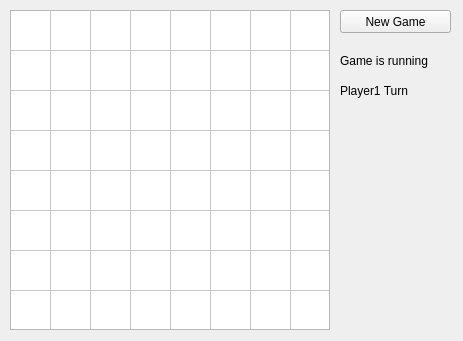
<?xml version="1.0" encoding="UTF-8"?>
<ui version="4.0">
 <class>MainWindow</class>
 <widget class="QMainWindow" name="MainWindow">
  <property name="geometry">
   <rect>
    <x>0</x>
    <y>0</y>
    <width>463</width>
    <height>341</height>
   </rect>
  </property>
  <property name="windowTitle">
   <string>The 4</string>
  </property>
  <widget class="QWidget" name="centralWidget">
   <widget class="QTableWidget" name="tableWidget">
    <property name="geometry">
     <rect>
      <x>10</x>
      <y>10</y>
      <width>320</width>
      <height>320</height>
     </rect>
    </property>
    <property name="sizePolicy">
     <sizepolicy hsizetype="Maximum" vsizetype="Maximum">
      <horstretch>0</horstretch>
      <verstretch>0</verstretch>
     </sizepolicy>
    </property>
    <property name="verticalScrollBarPolicy">
     <enum>Qt::ScrollBarAlwaysOff</enum>
    </property>
    <property name="horizontalScrollBarPolicy">
     <enum>Qt::ScrollBarAlwaysOff</enum>
    </property>
    <property name="autoScroll">
     <bool>false</bool>
    </property>
    <property name="editTriggers">
     <set>QAbstractItemView::NoEditTriggers</set>
    </property>
    <property name="dragDropOverwriteMode">
     <bool>false</bool>
    </property>
    <property name="selectionMode">
     <enum>QAbstractItemView::NoSelection</enum>
    </property>
    <property name="selectionBehavior">
     <enum>QAbstractItemView::SelectColumns</enum>
    </property>
    <property name="rowCount">
     <number>8</number>
    </property>
    <property name="columnCount">
     <number>8</number>
    </property>
    <attribute name="horizontalHeaderVisible">
     <bool>false</bool>
    </attribute>
    <attribute name="horizontalHeaderMinimumSectionSize">
     <number>40</number>
    </attribute>
    <attribute name="horizontalHeaderDefaultSectionSize">
     <number>40</number>
    </attribute>
    <attribute name="horizontalHeaderHighlightSections">
     <bool>true</bool>
    </attribute>
    <attribute name="verticalHeaderVisible">
     <bool>false</bool>
    </attribute>
    <attribute name="verticalHeaderDefaultSectionSize">
     <number>40</number>
    </attribute>
    <row/>
    <row/>
    <row/>
    <row/>
    <row/>
    <row/>
    <row/>
    <row/>
    <column/>
    <column/>
    <column/>
    <column/>
    <column/>
    <column/>
    <column/>
    <column/>
   </widget>
   <widget class="QPushButton" name="newGame_pushButton">
    <property name="geometry">
     <rect>
      <x>340</x>
      <y>10</y>
      <width>111</width>
      <height>23</height>
     </rect>
    </property>
    <property name="text">
     <string>New Game</string>
    </property>
   </widget>
   <widget class="QLabel" name="label">
    <property name="geometry">
     <rect>
      <x>340</x>
      <y>50</y>
      <width>101</width>
      <height>21</height>
     </rect>
    </property>
    <property name="text">
     <string>Game is running</string>
    </property>
   </widget>
   <widget class="QLabel" name="label_2">
    <property name="geometry">
     <rect>
      <x>340</x>
      <y>80</y>
      <width>101</width>
      <height>21</height>
     </rect>
    </property>
    <property name="text">
     <string>Player1 Turn</string>
    </property>
   </widget>
  </widget>
 </widget>
 <layoutdefault spacing="6" margin="11"/>
 <resources/>
 <connections/>
</ui>
